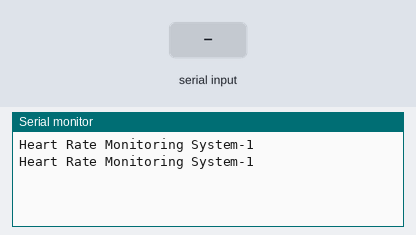
Bench run of a sketch on a simulated ESP8266 (NodeMCU). On the bench: the last lines printed to the serial monitor. The inputs (shaded band) are chosen by the test bench. WiFi joins after 1.5 s; servers stay silent unless stated; random numbers use the default seed unless the sketch sets one.

Above: at 3.0 s.
3.1 s: "1" received over Serial
At 3.9 s:
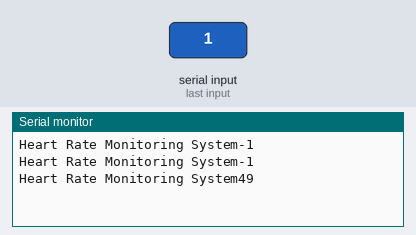
4.6 s: "0" received over Serial
At 5.4 s:
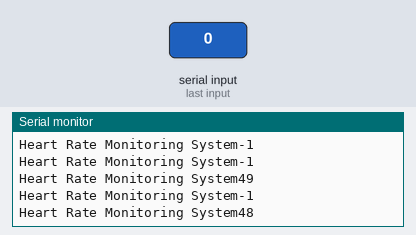
6.1 s: "2" received over Serial
At 6.8 s:
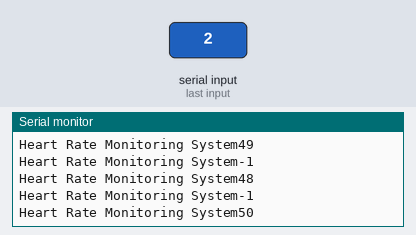
Timing chart, 0 to 9.1 s (numbered marks = the images above; inputs shaded):
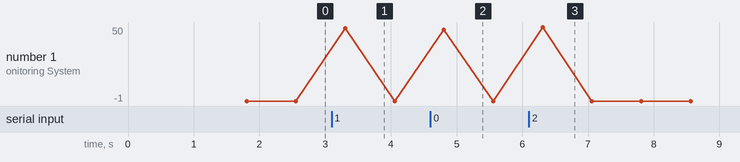

The sketch:

nodemcu.ino
```cpp
#define BLYNK_PRINT Serial
#include <ESP8266WiFi.h>
#include <BlynkSimpleEsp8266.h>

int BPM = 73 ; // threshold
char auth[] = "bU8E48tHgtXdP6ldw14KqnQQ9u-AxF7j";
char ssid[] = "joshua";
char pass[] = "00000000";


void setup()
{
  Serial.begin(115200);
  Blynk.begin(auth, ssid, pass);

}

void loop()
{

  Blynk.run();
  Serial.print("Heart Rate Monitoring System");//serial print the value
  BPM = Serial.read();
  Serial.println(BPM);
  if (BPM == -1)
  {
    BPM = random(69,73);
  }
  Blynk.virtualWrite(V0, BPM);
  delay(750);
}
```

Measured:
- after the input at 3.1 s, the serial monitor: prints a new line after 0.21 s (image 1)
- after the input at 4.6 s, the serial monitor: prints a new line after 0.21 s (image 2)
- after the input at 6.1 s, the serial monitor: prints a new line after 0.21 s (image 3)
